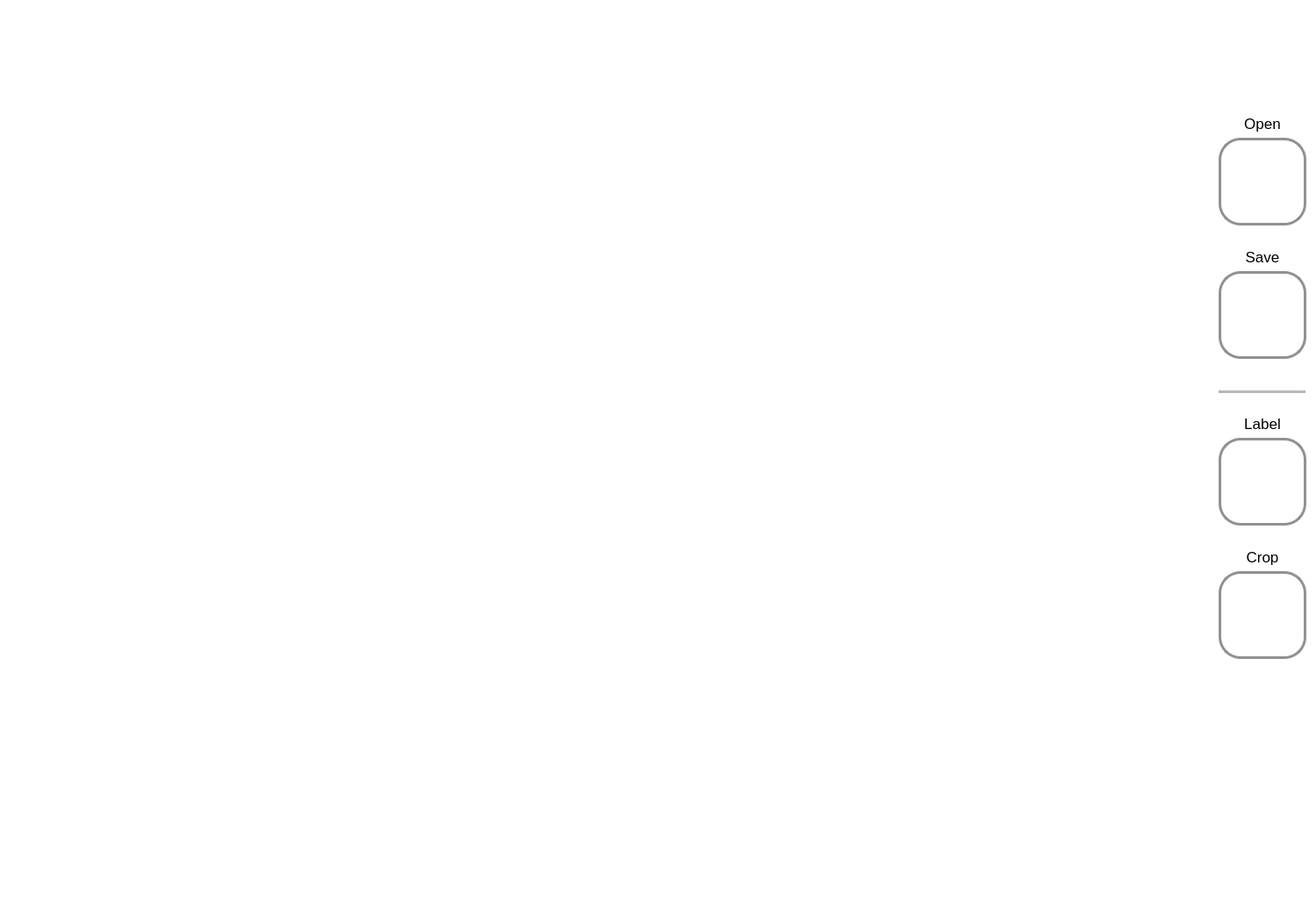
<?xml version="1.0" encoding="UTF-8"?>
<ui version="4.0">
 <class>MainWindow</class>
 <widget class="QMainWindow" name="MainWindow">
  <property name="geometry">
   <rect>
    <x>0</x>
    <y>0</y>
    <width>1500</width>
    <height>1036</height>
   </rect>
  </property>
  <property name="sizePolicy">
   <sizepolicy hsizetype="Minimum" vsizetype="Preferred">
    <horstretch>0</horstretch>
    <verstretch>0</verstretch>
   </sizepolicy>
  </property>
  <property name="windowTitle">
   <string>MainWindow</string>
  </property>
  <property name="styleSheet">
   <string notr="true">background-color: white;</string>
  </property>
  <widget class="QWidget" name="centralWidget">
   <layout class="QGridLayout" name="gridLayout_2">
    <item row="0" column="0">
     <widget class="QLabel" name="imageLabel">
      <property name="sizePolicy">
       <sizepolicy hsizetype="Expanding" vsizetype="Expanding">
        <horstretch>0</horstretch>
        <verstretch>0</verstretch>
       </sizepolicy>
      </property>
      <property name="minimumSize">
       <size>
        <width>1000</width>
        <height>1000</height>
       </size>
      </property>
      <property name="styleSheet">
       <string notr="true">background: white;</string>
      </property>
      <property name="text">
       <string/>
      </property>
     </widget>
    </item>
    <item row="0" column="1">
     <spacer name="horizontalSpacer">
      <property name="orientation">
       <enum>Qt::Horizontal</enum>
      </property>
      <property name="sizeType">
       <enum>QSizePolicy::Fixed</enum>
      </property>
      <property name="sizeHint" stdset="0">
       <size>
        <width>10</width>
        <height>20</height>
       </size>
      </property>
     </spacer>
    </item>
    <item row="0" column="2">
     <layout class="QVBoxLayout" name="verticalLayout">
      <item>
       <spacer name="verticalSpacer_2">
        <property name="orientation">
         <enum>Qt::Vertical</enum>
        </property>
        <property name="sizeType">
         <enum>QSizePolicy::Fixed</enum>
        </property>
        <property name="sizeHint" stdset="0">
         <size>
          <width>20</width>
          <height>100</height>
         </size>
        </property>
       </spacer>
      </item>
      <item>
       <widget class="QLabel" name="label">
        <property name="layoutDirection">
         <enum>Qt::LeftToRight</enum>
        </property>
        <property name="styleSheet">
         <string notr="true">QLabel {
	font-size: 17px;
}
</string>
        </property>
        <property name="text">
         <string>Open</string>
        </property>
        <property name="alignment">
         <set>Qt::AlignBottom|Qt::AlignHCenter</set>
        </property>
       </widget>
      </item>
      <item>
       <widget class="QPushButton" name="button_open">
        <property name="enabled">
         <bool>true</bool>
        </property>
        <property name="sizePolicy">
         <sizepolicy hsizetype="Fixed" vsizetype="Fixed">
          <horstretch>0</horstretch>
          <verstretch>0</verstretch>
         </sizepolicy>
        </property>
        <property name="minimumSize">
         <size>
          <width>100</width>
          <height>100</height>
         </size>
        </property>
        <property name="styleSheet">
         <string notr="true">QPushButton {
	color: #000000;
	font-size: 24px;
	background: #ffffff;
	border-color: rgb(145, 145, 145);
	border-style: solid;
	border-width: 3px;
	padding: 5px 5px 5px 5px;
	text-decoration: none;
	border-radius: 25;
}

QPushButton:hover {
     border-color: rgb(8,123,209);
 }</string>
        </property>
        <property name="text">
         <string/>
        </property>
       </widget>
      </item>
      <item>
       <widget class="QLabel" name="label_2">
        <property name="layoutDirection">
         <enum>Qt::LeftToRight</enum>
        </property>
        <property name="styleSheet">
         <string notr="true">QLabel {
	font-size: 17px;
}
</string>
        </property>
        <property name="text">
         <string>Save</string>
        </property>
        <property name="alignment">
         <set>Qt::AlignBottom|Qt::AlignHCenter</set>
        </property>
       </widget>
      </item>
      <item>
       <widget class="QPushButton" name="button_save">
        <property name="sizePolicy">
         <sizepolicy hsizetype="Fixed" vsizetype="Fixed">
          <horstretch>0</horstretch>
          <verstretch>0</verstretch>
         </sizepolicy>
        </property>
        <property name="minimumSize">
         <size>
          <width>100</width>
          <height>100</height>
         </size>
        </property>
        <property name="styleSheet">
         <string notr="true">QPushButton {
	color: #000000;
	font-size: 24px;
	background: #ffffff;
	border-color: rgb(145, 145, 145);
	border-style: solid;
	border-width: 3px;
	padding: 5px 5px 5px 5px;
	text-decoration: none;
	border-radius: 25;
}

QPushButton:hover {
     border-color: rgb(8,123,209);
 }</string>
        </property>
        <property name="text">
         <string/>
        </property>
       </widget>
      </item>
      <item>
       <spacer name="verticalSpacer_3">
        <property name="orientation">
         <enum>Qt::Vertical</enum>
        </property>
        <property name="sizeType">
         <enum>QSizePolicy::Fixed</enum>
        </property>
        <property name="sizeHint" stdset="0">
         <size>
          <width>20</width>
          <height>30</height>
         </size>
        </property>
       </spacer>
      </item>
      <item>
       <widget class="Line" name="line">
        <property name="sizePolicy">
         <sizepolicy hsizetype="Minimum" vsizetype="Fixed">
          <horstretch>0</horstretch>
          <verstretch>0</verstretch>
         </sizepolicy>
        </property>
        <property name="lineWidth">
         <number>1</number>
        </property>
        <property name="midLineWidth">
         <number>5</number>
        </property>
        <property name="orientation">
         <enum>Qt::Horizontal</enum>
        </property>
       </widget>
      </item>
      <item>
       <widget class="QLabel" name="label_3">
        <property name="layoutDirection">
         <enum>Qt::LeftToRight</enum>
        </property>
        <property name="styleSheet">
         <string notr="true">QLabel {
	font-size: 17px;
}
</string>
        </property>
        <property name="text">
         <string>Label</string>
        </property>
        <property name="alignment">
         <set>Qt::AlignBottom|Qt::AlignHCenter</set>
        </property>
       </widget>
      </item>
      <item>
       <widget class="QPushButton" name="button_label">
        <property name="sizePolicy">
         <sizepolicy hsizetype="Fixed" vsizetype="Fixed">
          <horstretch>0</horstretch>
          <verstretch>0</verstretch>
         </sizepolicy>
        </property>
        <property name="minimumSize">
         <size>
          <width>100</width>
          <height>100</height>
         </size>
        </property>
        <property name="styleSheet">
         <string notr="true">QPushButton {
	color: #000000;
	font-size: 24px;
	background: #ffffff;
	border-color: rgb(145, 145, 145);
	border-style: solid;
	border-width: 3px;
	padding: 5px 5px 5px 5px;
	text-decoration: none;
	border-radius: 25;
}

QPushButton:hover {
     border-color: rgb(8,123,209);
 }</string>
        </property>
        <property name="text">
         <string/>
        </property>
       </widget>
      </item>
      <item>
       <widget class="QLabel" name="label_4">
        <property name="layoutDirection">
         <enum>Qt::LeftToRight</enum>
        </property>
        <property name="styleSheet">
         <string notr="true">QLabel {
	font-size: 17px;
}
</string>
        </property>
        <property name="text">
         <string>Crop</string>
        </property>
        <property name="alignment">
         <set>Qt::AlignBottom|Qt::AlignHCenter</set>
        </property>
       </widget>
      </item>
      <item>
       <widget class="QPushButton" name="button_crop">
        <property name="sizePolicy">
         <sizepolicy hsizetype="Fixed" vsizetype="Fixed">
          <horstretch>0</horstretch>
          <verstretch>0</verstretch>
         </sizepolicy>
        </property>
        <property name="minimumSize">
         <size>
          <width>100</width>
          <height>100</height>
         </size>
        </property>
        <property name="styleSheet">
         <string notr="true">QPushButton {
	color: #000000;
	font-size: 24px;
	background: #ffffff;
	border-color: rgb(145, 145, 145);
	border-style: solid;
	border-width: 3px;
	padding: 5px 5px 5px 5px;
	text-decoration: none;
	border-radius: 25;
}

QPushButton:hover {
     border-color: rgb(8,123,209);
 }</string>
        </property>
        <property name="text">
         <string/>
        </property>
       </widget>
      </item>
      <item>
       <spacer name="verticalSpacer">
        <property name="orientation">
         <enum>Qt::Vertical</enum>
        </property>
        <property name="sizeType">
         <enum>QSizePolicy::Fixed</enum>
        </property>
        <property name="sizeHint" stdset="0">
         <size>
          <width>20</width>
          <height>260</height>
         </size>
        </property>
       </spacer>
      </item>
     </layout>
    </item>
   </layout>
  </widget>
  <widget class="QStatusBar" name="statusBar"/>
 </widget>
 <layoutdefault spacing="6" margin="11"/>
 <resources/>
 <connections/>
</ui>
